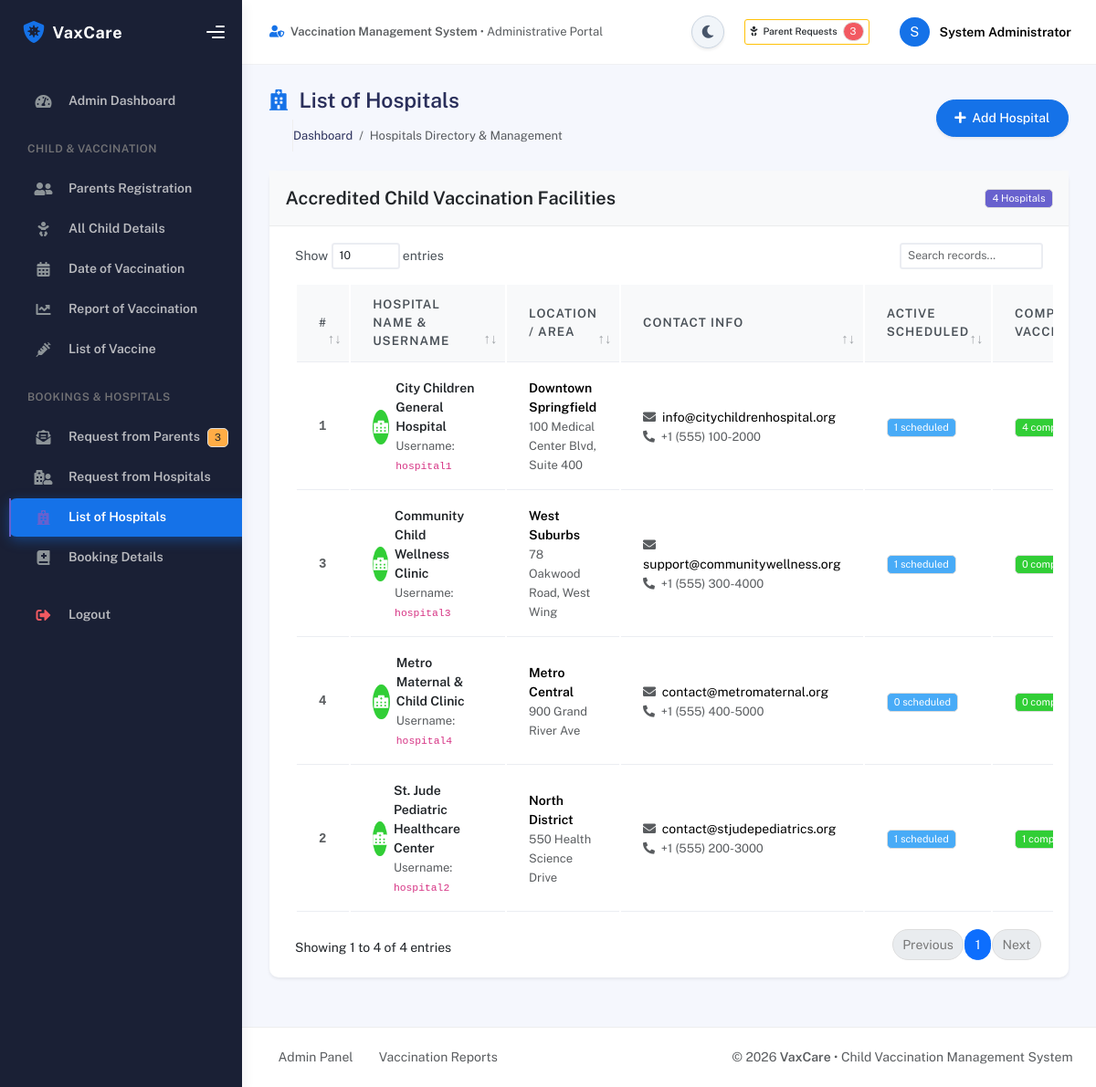
The page /admin/hospitals.php (signed in) on the database its author committed.
### tables this page shows
CREATE TABLE hospitals (
    hospital_id INT AUTO_INCREMENT PRIMARY KEY,
    role_id INT NOT NULL,
    hospital_name VARCHAR(150) NOT NULL,
    address TEXT,
    location VARCHAR(150),
    phone VARCHAR(20),
    email VARCHAR(100) UNIQUE,
    username VARCHAR(50) NOT NULL UNIQUE,
    password VARCHAR(255) NOT NULL,
    status ENUM('Active', 'Inactive', 'Pending', 'Rejected') DEFAULT 'Pending',

    FOREIGN KEY (role_id)
        REFERENCES roles(role_id)
        ON UPDATE CASCADE
        ON DELETE RESTRICT
);

### admin/hospitals.php (the view, shortened to what this page needs)
<?php
require_once __DIR__ . '/../config/auth.php';
$whereSql = "";
$hospitals = [];
if ($pdo) {
    try {
        $stmt = $pdo->query("SELECT h.*,
            (SELECT COUNT(*) FROM bookings b WHERE b.hospital_id = h.hospital_id AND b.status = 'Approved') as active_bookings,
            (SELECT COUNT(*) FROM bookings b WHERE b.hospital_id = h.hospital_id AND b.status = 'Completed') as completed_vaccinations
            FROM hospitals h
            $whereSql
            ORDER BY CASE WHEN h.status = 'Pending' THEN 0 ELSE 1 END, h.hospital_name ASC");
        $hospitals = $stmt->fetchAll();
    } catch (Exception $e) {
        setFlash('error', 'Error loading hospitals: ' . $e->getMessage());
    }
}
require_once __DIR__ . '/../includes/header.php';
require_once __DIR__ . '/../includes/sidebar.php';
?>
<div class="main-panel">
    <?php require_once __DIR__ . '/../includes/navbar.php'; ?>
    <div class="container">
        <div class="page-inner">
            <div class="page-header d-flex justify-content-between align-items-center mb-4">
                <div>
                    <h3 class="fw-bold mb-1"><i class="fas fa-hospital text-primary me-2"></i> List of Hospitals</h3>
                    <ul class="breadcrumbs mb-0 ps-0 list-unstyled d-flex gap-2 text-muted small">
                        <li><a href="index.php" class="text-decoration-none">Dashboard</a></li>
                        <li>/</li>
                        <li class="active">Hospitals Directory & Management</li>
                    </ul>
                </div>
                <button type="button" class="btn btn-primary btn-round shadow-sm" data-bs-toggle="modal" data-bs-target="#addHospitalModal">
                    <i class="fas fa-plus me-1"></i> Add Hospital
                </button>
            </div>
            <div class="card card-round shadow-sm">
                <div class="card-header bg-light d-flex justify-content-between align-items-center">
                    <div class="card-title text-dark">Accredited Child Vaccination Facilities</div>
                    <span class="badge bg-secondary"><?= count($hospitals) ?> Hospitals</span>
                </div>
                <div class="card-body">
                    <div class="table-responsive">
                        <table class="table table-hover datatable-custom align-middle">
                            <thead>
                                <tr>
                                    <th>#</th>
                                    <th>Hospital Name & Username</th>
                                    <th>Location / Area</th>
                                    <th>Contact Info</th>
                                    <th>Active Scheduled</th>
                                    <th>Completed Vaccinations</th>
                                </tr>
                            </thead>
                            <tbody>
                                <?php if (!empty($hospitals)): ?>
                                    <?php foreach ($hospitals as $h): ?>
                                        <tr>
                                            <td class="font-monospace fw-bold text-muted"><?= $h['hospital_id'] ?></td>
                                            <td>
                                                <div class="d-flex align-items-center">
                                                    <div class="avatar-circle me-2 bg-success text-white">
                                                        <i class="fas fa-hospital-alt"></i>
                                                    </div>
                                                    <div>
                                                        <div class="fw-bold text-dark"><?= htmlspecialchars($h['hospital_name']) ?></div>
                                                        <small class="text-muted">Username: <code><?= htmlspecialchars($h['username']) ?></code></small>
                                                    </div>
                                                </div>
                                            </td>
                                            <td>
                                                <div class="fw-bold"><?= htmlspecialchars($h['location'] ?: 'Central') ?></div>
                                                <small class="text-muted"><?= htmlspecialchars($h['address']) ?></small>
                                            </td>
                                            <td>
                                                <div><i class="fas fa-envelope text-muted me-1"></i> <?= htmlspecialchars($h['email'] ?: 'N/A') ?></div>
                                                <small class="text-muted"><i class="fas fa-phone-alt text-muted me-1"></i> <?= htmlspecialchars($h['phone'] ?: 'N/A') ?></small>
                                            </td>
                                            <td>
                                                <span class="badge bg-info text-white"><?= $h['active_bookings'] ?> scheduled</span>
                                            </td>
                                            <td>
                                                <span class="badge bg-success"><?= $h['completed_vaccinations'] ?> completed</span>
                                            </td>
                                        </tr>
                                    <?php endforeach; ?>
                                <?php endif; ?>
                            </tbody>
                        </table>
                    </div>
                </div>
            </div>
        </div>
    </div>
<?php require_once __DIR__ . '/../includes/footer.php'; ?>

### includes/header.php (style rules this page uses)
.table th { font-weight: 600; color: #495057; background-color: #f8f9fa; }
.avatar-circle { width: 38px; height: 38px; border-radius: 50%; background: #1572e8; color: #fff; display: flex; align-items: center; justify-content: center; font-weight: bold; }
.table-hover tbody tr { transition: background-color 0.2s ease; }

### rows shown on the page
hospitals: hospital_id "1", hospital_name "City Children General Hospital", username "hospital1", location "Downtown Springfield", address "100 Medical Center Blvd, Suite 400", email "info@citychildrenhospital.org", phone "+1 (555) 100-2000", active_bookings "1", completed_vaccinations "4"
hospitals: hospital_id "3", hospital_name "Community Child Wellness Clinic", username "hospital3", location "West Suburbs", address "78 Oakwood Road, West Wing", email "support@communitywellness.org", phone "+1 (555) 300-4000", active_bookings "1", completed_vaccinations "0"
hospitals: hospital_id "4", hospital_name "Metro Maternal & Child Clinic", username "hospital4", location "Metro Central", address "900 Grand River Ave", email "contact@metromaternal.org", phone "+1 (555) 400-5000", active_bookings "0", completed_vaccinations "0"
hospitals: hospital_id "2", hospital_name "St. Jude Pediatric Healthcare Center", username "hospital2", location "North District", address "550 Health Science Drive", email "contact@stjudepediatrics.org", phone "+1 (555) 200-3000", active_bookings "1", completed_vaccinations "1"

### other values the page prints
$pendingRequestsCount "3"
substr($currentAdmin['name'] ?? 'A', 0, 1) "S"
$currentAdmin['name'] "System Administrator"
count($hospitals) "4"
